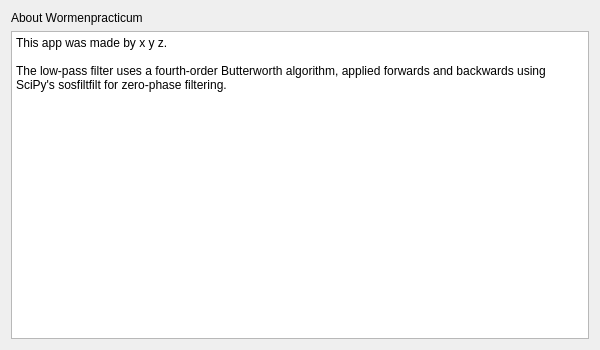
<?xml version="1.0" encoding="UTF-8"?>
<ui version="4.0">
 <class>AboutWindow</class>
 <widget class="QWidget" name="AboutWindow">
  <property name="geometry">
   <rect>
    <x>0</x>
    <y>0</y>
    <width>600</width>
    <height>350</height>
   </rect>
  </property>
  <property name="windowTitle">
   <string>About</string>
  </property>
  <layout class="QVBoxLayout" name="verticalLayout">
   <item>
    <widget class="QLabel" name="title_about">
     <property name="text">
      <string>About Wormenpracticum</string>
     </property>
    </widget>
   </item>
   <item>
    <widget class="QPlainTextEdit" name="aboutTextEdit">
     <property name="readOnly">
      <bool>true</bool>
     </property>
     <property name="plainText">
      <string>This app was made by x y z.

The low-pass filter uses a fourth-order Butterworth algorithm, applied forwards and backwards using SciPy's sosfiltfilt for zero-phase filtering.</string>
     </property>
    </widget>
   </item>
  </layout>
 </widget>
 <resources/>
 <connections/>
</ui>
